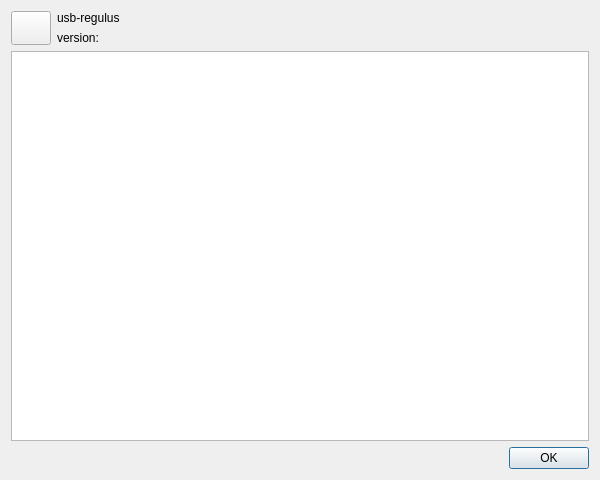
<?xml version="1.0" encoding="UTF-8"?>
<ui version="4.0">
 <class>AboutDialog</class>
 <widget class="QDialog" name="AboutDialog">
  <property name="geometry">
   <rect>
    <x>0</x>
    <y>0</y>
    <width>600</width>
    <height>480</height>
   </rect>
  </property>
  <property name="windowTitle">
   <string>About</string>
  </property>
  <layout class="QVBoxLayout" name="verticalLayout_2">
   <item>
    <layout class="QHBoxLayout" name="horizontalLayout">
     <item>
      <widget class="QPushButton" name="pushButtonIcon">
       <property name="sizePolicy">
        <sizepolicy hsizetype="Preferred" vsizetype="Preferred">
         <horstretch>0</horstretch>
         <verstretch>0</verstretch>
        </sizepolicy>
       </property>
       <property name="text">
        <string/>
       </property>
       <property name="iconSize">
        <size>
         <width>16</width>
         <height>16</height>
        </size>
       </property>
      </widget>
     </item>
     <item>
      <layout class="QVBoxLayout" name="verticalLayout">
       <item>
        <widget class="QLabel" name="labelTitle">
         <property name="text">
          <string notr="true">usb-regulus</string>
         </property>
        </widget>
       </item>
       <item>
        <widget class="QLabel" name="labelVersion">
         <property name="text">
          <string notr="true">version:</string>
         </property>
        </widget>
       </item>
      </layout>
     </item>
     <item>
      <spacer name="horizontalSpacer">
       <property name="orientation">
        <enum>Qt::Horizontal</enum>
       </property>
       <property name="sizeHint" stdset="0">
        <size>
         <width>40</width>
         <height>20</height>
        </size>
       </property>
      </spacer>
     </item>
    </layout>
   </item>
   <item>
    <widget class="QTextBrowser" name="textBrowser"/>
   </item>
   <item>
    <widget class="QDialogButtonBox" name="buttonBox">
     <property name="orientation">
      <enum>Qt::Horizontal</enum>
     </property>
     <property name="standardButtons">
      <set>QDialogButtonBox::Ok</set>
     </property>
    </widget>
   </item>
  </layout>
 </widget>
 <resources/>
 <connections>
  <connection>
   <sender>buttonBox</sender>
   <signal>accepted()</signal>
   <receiver>AboutDialog</receiver>
   <slot>accept()</slot>
   <hints>
    <hint type="sourcelabel">
     <x>248</x>
     <y>254</y>
    </hint>
    <hint type="destinationlabel">
     <x>157</x>
     <y>274</y>
    </hint>
   </hints>
  </connection>
  <connection>
   <sender>buttonBox</sender>
   <signal>rejected()</signal>
   <receiver>AboutDialog</receiver>
   <slot>reject()</slot>
   <hints>
    <hint type="sourcelabel">
     <x>316</x>
     <y>260</y>
    </hint>
    <hint type="destinationlabel">
     <x>286</x>
     <y>274</y>
    </hint>
   </hints>
  </connection>
 </connections>
</ui>
